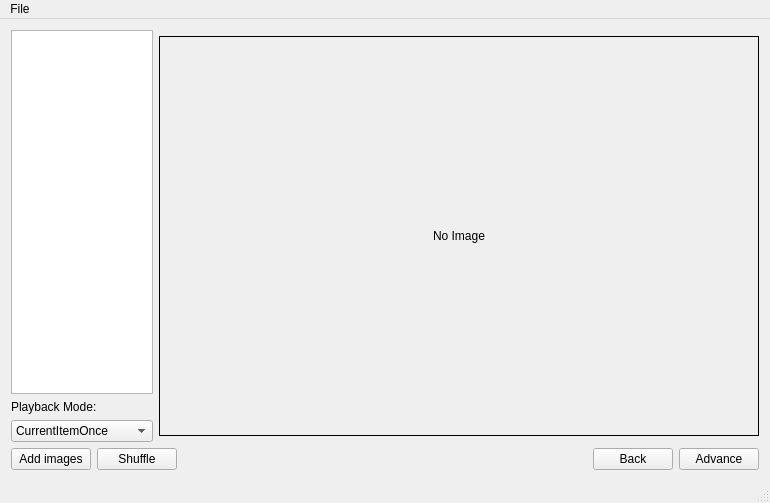
<?xml version="1.0" encoding="UTF-8"?>
<ui version="4.0">
 <class>ImageViewer</class>
 <widget class="QMainWindow" name="ImageViewer">
  <property name="geometry">
   <rect>
    <x>0</x>
    <y>0</y>
    <width>770</width>
    <height>503</height>
   </rect>
  </property>
  <property name="windowTitle">
   <string>ImageViewer</string>
  </property>
  <widget class="QWidget" name="centralWidget">
   <layout class="QGridLayout" name="gridLayout">
    <item row="0" column="0">
     <widget class="QListView" name="listView"/>
    </item>
    <item row="0" column="1" rowspan="3">
     <widget class="QLabel" name="label">
      <property name="sizePolicy">
       <sizepolicy hsizetype="Fixed" vsizetype="Fixed">
        <horstretch>1</horstretch>
        <verstretch>0</verstretch>
       </sizepolicy>
      </property>
      <property name="minimumSize">
       <size>
        <width>600</width>
        <height>400</height>
       </size>
      </property>
      <property name="frameShape">
       <enum>QFrame::Panel</enum>
      </property>
      <property name="text">
       <string>No Image</string>
      </property>
      <property name="alignment">
       <set>Qt::AlignCenter</set>
      </property>
     </widget>
    </item>
    <item row="1" column="0">
     <widget class="QLabel" name="label_2">
      <property name="text">
       <string>Playback Mode:</string>
      </property>
     </widget>
    </item>
    <item row="2" column="0">
     <widget class="QComboBox" name="playbackMode">
      <item>
       <property name="text">
        <string>CurrentItemOnce</string>
       </property>
      </item>
      <item>
       <property name="text">
        <string>CurrentItemInLoop</string>
       </property>
      </item>
      <item>
       <property name="text">
        <string>Linear</string>
       </property>
      </item>
      <item>
       <property name="text">
        <string>Loop</string>
       </property>
      </item>
      <item>
       <property name="text">
        <string>Random</string>
       </property>
      </item>
     </widget>
    </item>
    <item row="3" column="0" colspan="2">
     <layout class="QHBoxLayout" name="horizontalLayout">
      <item>
       <widget class="QPushButton" name="pushButton">
        <property name="text">
         <string>Add images</string>
        </property>
       </widget>
      </item>
      <item>
       <widget class="QPushButton" name="pushButton_4">
        <property name="text">
         <string>Shuffle</string>
        </property>
       </widget>
      </item>
      <item>
       <spacer name="horizontalSpacer">
        <property name="orientation">
         <enum>Qt::Horizontal</enum>
        </property>
        <property name="sizeHint" stdset="0">
         <size>
          <width>188</width>
          <height>20</height>
         </size>
        </property>
       </spacer>
      </item>
      <item>
       <widget class="QPushButton" name="buttonBack">
        <property name="text">
         <string>Back</string>
        </property>
       </widget>
      </item>
      <item>
       <widget class="QPushButton" name="buttonAdvance">
        <property name="text">
         <string>Advance</string>
        </property>
       </widget>
      </item>
     </layout>
    </item>
   </layout>
  </widget>
  <widget class="QMenuBar" name="menuBar">
   <property name="geometry">
    <rect>
     <x>0</x>
     <y>0</y>
     <width>770</width>
     <height>27</height>
    </rect>
   </property>
   <widget class="QMenu" name="menuFile">
    <property name="title">
     <string>File</string>
    </property>
    <addaction name="actionLoadPlaylist"/>
    <addaction name="actionSavePlaylist"/>
    <addaction name="separator"/>
    <addaction name="actionQuit"/>
   </widget>
   <addaction name="menuFile"/>
  </widget>
  <widget class="QStatusBar" name="statusBar"/>
  <action name="actionLoadPlaylist">
   <property name="text">
    <string>Load playlist...</string>
   </property>
  </action>
  <action name="actionSavePlaylist">
   <property name="text">
    <string>Save playlist...</string>
   </property>
  </action>
  <action name="actionQuit">
   <property name="text">
    <string>Quit</string>
   </property>
  </action>
 </widget>
 <layoutdefault spacing="6" margin="11"/>
 <resources/>
 <connections>
  <connection>
   <sender>pushButton</sender>
   <signal>clicked()</signal>
   <receiver>ImageViewer</receiver>
   <slot>addImage()</slot>
   <hints>
    <hint type="sourcelabel">
     <x>84</x>
     <y>367</y>
    </hint>
    <hint type="destinationlabel">
     <x>7</x>
     <y>367</y>
    </hint>
   </hints>
  </connection>
  <connection>
   <sender>buttonBack</sender>
   <signal>clicked()</signal>
   <receiver>ImageViewer</receiver>
   <slot>back()</slot>
   <hints>
    <hint type="sourcelabel">
     <x>461</x>
     <y>367</y>
    </hint>
    <hint type="destinationlabel">
     <x>596</x>
     <y>278</y>
    </hint>
   </hints>
  </connection>
  <connection>
   <sender>buttonAdvance</sender>
   <signal>clicked()</signal>
   <receiver>ImageViewer</receiver>
   <slot>advance()</slot>
   <hints>
    <hint type="sourcelabel">
     <x>546</x>
     <y>367</y>
    </hint>
    <hint type="destinationlabel">
     <x>596</x>
     <y>365</y>
    </hint>
   </hints>
  </connection>
  <connection>
   <sender>pushButton_4</sender>
   <signal>clicked()</signal>
   <receiver>ImageViewer</receiver>
   <slot>shuffle()</slot>
   <hints>
    <hint type="sourcelabel">
     <x>178</x>
     <y>367</y>
    </hint>
    <hint type="destinationlabel">
     <x>6</x>
     <y>317</y>
    </hint>
   </hints>
  </connection>
  <connection>
   <sender>actionLoadPlaylist</sender>
   <signal>triggered()</signal>
   <receiver>ImageViewer</receiver>
   <slot>loadPlaylist()</slot>
   <hints>
    <hint type="sourcelabel">
     <x>-1</x>
     <y>-1</y>
    </hint>
    <hint type="destinationlabel">
     <x>299</x>
     <y>199</y>
    </hint>
   </hints>
  </connection>
  <connection>
   <sender>actionSavePlaylist</sender>
   <signal>triggered()</signal>
   <receiver>ImageViewer</receiver>
   <slot>savePlaylist()</slot>
   <hints>
    <hint type="sourcelabel">
     <x>-1</x>
     <y>-1</y>
    </hint>
    <hint type="destinationlabel">
     <x>299</x>
     <y>199</y>
    </hint>
   </hints>
  </connection>
  <connection>
   <sender>actionQuit</sender>
   <signal>triggered()</signal>
   <receiver>ImageViewer</receiver>
   <slot>close()</slot>
   <hints>
    <hint type="sourcelabel">
     <x>-1</x>
     <y>-1</y>
    </hint>
    <hint type="destinationlabel">
     <x>299</x>
     <y>199</y>
    </hint>
   </hints>
  </connection>
  <connection>
   <sender>playbackMode</sender>
   <signal>activated(int)</signal>
   <receiver>ImageViewer</receiver>
   <slot>setPlaybackMode(int)</slot>
   <hints>
    <hint type="sourcelabel">
     <x>123</x>
     <y>294</y>
    </hint>
    <hint type="destinationlabel">
     <x>159</x>
     <y>272</y>
    </hint>
   </hints>
  </connection>
 </connections>
 <slots>
  <slot>addImage()</slot>
  <slot>advance()</slot>
  <slot>back()</slot>
  <slot>shuffle()</slot>
  <slot>loadPlaylist()</slot>
  <slot>savePlaylist()</slot>
  <slot>setPlaybackMode(int)</slot>
 </slots>
</ui>
